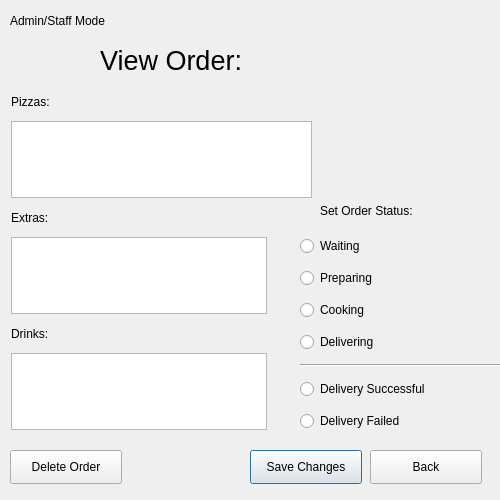
<?xml version="1.0" encoding="UTF-8"?>
<ui version="4.0">
 <class>Dialog</class>
 <widget class="QDialog" name="Dialog">
  <property name="geometry">
   <rect>
    <x>0</x>
    <y>0</y>
    <width>500</width>
    <height>500</height>
   </rect>
  </property>
  <property name="minimumSize">
   <size>
    <width>500</width>
    <height>500</height>
   </size>
  </property>
  <property name="maximumSize">
   <size>
    <width>500</width>
    <height>500</height>
   </size>
  </property>
  <property name="windowTitle">
   <string>View Order</string>
  </property>
  <property name="windowIcon">
   <iconset>
    <normaloff>PizzaIcon.png</normaloff>PizzaIcon.png</iconset>
  </property>
  <widget class="QLabel" name="label">
   <property name="geometry">
    <rect>
     <x>100</x>
     <y>10</y>
     <width>321</width>
     <height>101</height>
    </rect>
   </property>
   <property name="font">
    <font>
     <pointsize>20</pointsize>
    </font>
   </property>
   <property name="text">
    <string>View Order:</string>
   </property>
  </widget>
  <widget class="QTextBrowser" name="drinkstable">
   <property name="geometry">
    <rect>
     <x>11</x>
     <y>353</y>
     <width>256</width>
     <height>77</height>
    </rect>
   </property>
  </widget>
  <widget class="QPushButton" name="savebutton">
   <property name="geometry">
    <rect>
     <x>250</x>
     <y>450</y>
     <width>112</width>
     <height>34</height>
    </rect>
   </property>
   <property name="text">
    <string>Save Changes</string>
   </property>
  </widget>
  <widget class="QPushButton" name="backbutton">
   <property name="geometry">
    <rect>
     <x>370</x>
     <y>450</y>
     <width>112</width>
     <height>34</height>
    </rect>
   </property>
   <property name="text">
    <string>Back</string>
   </property>
  </widget>
  <widget class="QLabel" name="label_3">
   <property name="geometry">
    <rect>
     <x>10</x>
     <y>10</y>
     <width>141</width>
     <height>21</height>
    </rect>
   </property>
   <property name="text">
    <string>Admin/Staff Mode</string>
   </property>
  </widget>
  <widget class="QLabel" name="label_2">
   <property name="geometry">
    <rect>
     <x>320</x>
     <y>200</y>
     <width>131</width>
     <height>21</height>
    </rect>
   </property>
   <property name="text">
    <string>Set Order Status:</string>
   </property>
  </widget>
  <widget class="QWidget" name="layoutWidget">
   <property name="geometry">
    <rect>
     <x>300</x>
     <y>230</y>
     <width>201</width>
     <height>209</height>
    </rect>
   </property>
   <layout class="QVBoxLayout" name="verticalLayout">
    <item>
     <widget class="QRadioButton" name="radiowaiting">
      <property name="text">
       <string>Waiting</string>
      </property>
     </widget>
    </item>
    <item>
     <widget class="QRadioButton" name="radiopreparing">
      <property name="text">
       <string>Preparing</string>
      </property>
     </widget>
    </item>
    <item>
     <widget class="QRadioButton" name="radiocooking">
      <property name="text">
       <string>Cooking</string>
      </property>
     </widget>
    </item>
    <item>
     <widget class="QRadioButton" name="radiodelivering">
      <property name="text">
       <string>Delivering</string>
      </property>
     </widget>
    </item>
    <item>
     <widget class="Line" name="line">
      <property name="orientation">
       <enum>Qt::Horizontal</enum>
      </property>
     </widget>
    </item>
    <item>
     <widget class="QRadioButton" name="radiosuccessful">
      <property name="text">
       <string>Delivery Successful</string>
      </property>
     </widget>
    </item>
    <item>
     <widget class="QRadioButton" name="radiofailed">
      <property name="text">
       <string>Delivery Failed</string>
      </property>
     </widget>
    </item>
   </layout>
  </widget>
  <widget class="QTextBrowser" name="extrastable">
   <property name="geometry">
    <rect>
     <x>11</x>
     <y>237</y>
     <width>256</width>
     <height>77</height>
    </rect>
   </property>
  </widget>
  <widget class="QTextBrowser" name="pizzatable">
   <property name="geometry">
    <rect>
     <x>11</x>
     <y>121</y>
     <width>301</width>
     <height>77</height>
    </rect>
   </property>
  </widget>
  <widget class="QLabel" name="label_4">
   <property name="geometry">
    <rect>
     <x>11</x>
     <y>91</y>
     <width>52</width>
     <height>21</height>
    </rect>
   </property>
   <property name="text">
    <string>Pizzas:</string>
   </property>
  </widget>
  <widget class="QLabel" name="label_5">
   <property name="geometry">
    <rect>
     <x>11</x>
     <y>207</y>
     <width>53</width>
     <height>21</height>
    </rect>
   </property>
   <property name="text">
    <string>Extras:</string>
   </property>
  </widget>
  <widget class="QLabel" name="label_6">
   <property name="geometry">
    <rect>
     <x>11</x>
     <y>323</y>
     <width>53</width>
     <height>21</height>
    </rect>
   </property>
   <property name="text">
    <string>Drinks:</string>
   </property>
  </widget>
  <widget class="QPushButton" name="deleteorder">
   <property name="geometry">
    <rect>
     <x>10</x>
     <y>450</y>
     <width>112</width>
     <height>34</height>
    </rect>
   </property>
   <property name="text">
    <string>Delete Order</string>
   </property>
  </widget>
 </widget>
 <resources/>
 <connections/>
</ui>
